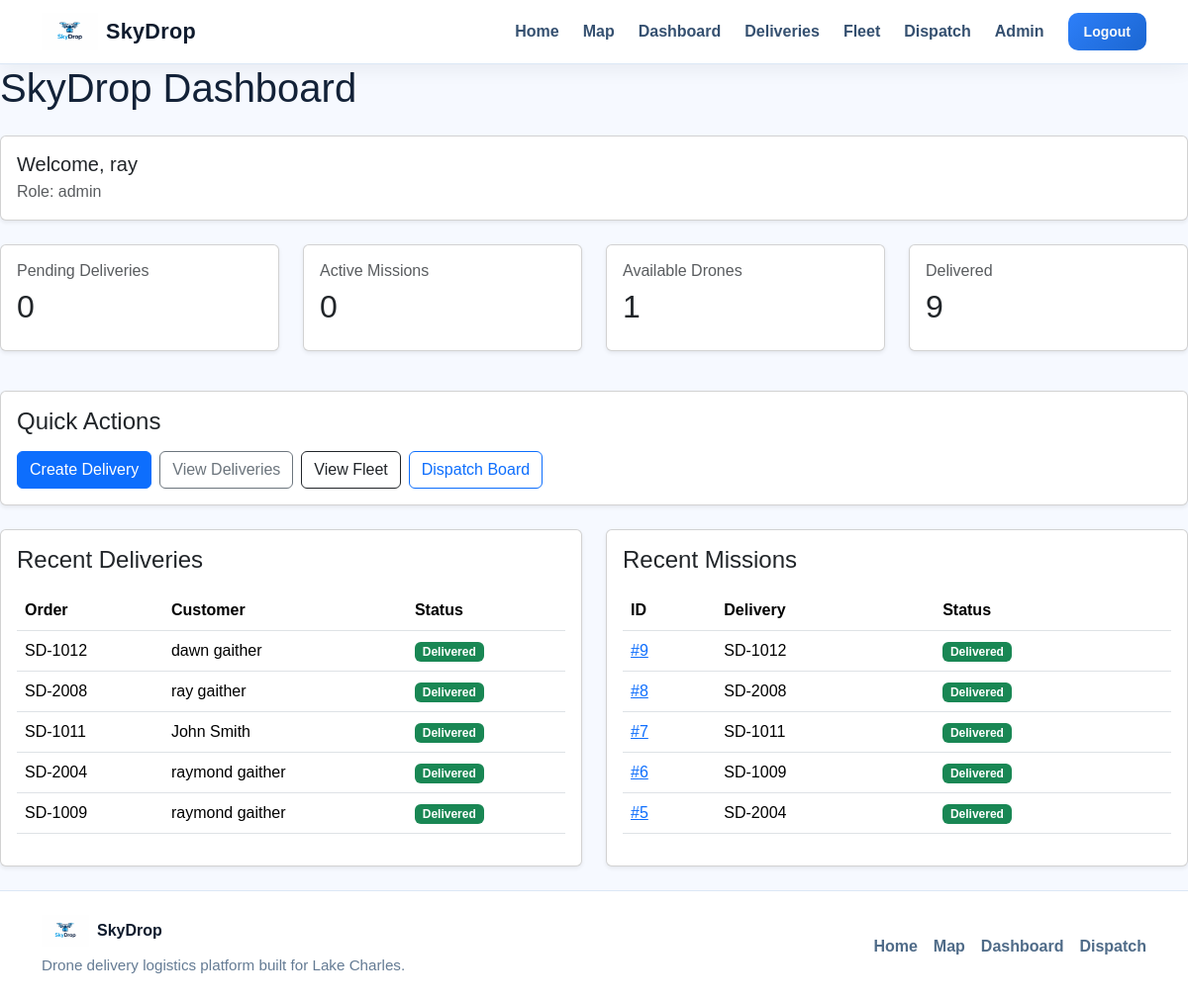
The page /dashboard/ (signed in) on the database its author committed.
### app/models/user.py (models this page shows, shortened)
class User(UserMixin, db.Model):
    __tablename__ = "users"
    id = db.Column(db.Integer, primary_key=True)
    name = db.Column(db.String(100), nullable=False)
    email = db.Column(db.String(120), unique=True, nullable=False)
    password_hash = db.Column(db.String(255), nullable=False)
    role = db.Column(db.String(50), default="business_staff", nullable=False)
    deliveries = db.relationship("Delivery", backref="created_by", lazy=True)
    @property
    def is_admin(self):
        return self.role == "admin"
    @property
    def is_staff(self):
        return self.role in ["admin", "business_staff"]

### app/models/delivery.py (models this page shows, shortened)
class Delivery(db.Model):
    __tablename__ = "deliveries"
    id = db.Column(db.Integer, primary_key=True)
    order_number = db.Column(db.String(50), unique=True, nullable=False, index=True)
    customer_name = db.Column(db.String(100), nullable=False)
    customer_address = db.Column(db.String(200), nullable=False)
    customer_phone = db.Column(db.String(30), nullable=False)
    package_weight = db.Column(db.Float, nullable=False)
    status = db.Column(db.String(50), default="pending", nullable=False, index=True)
    pickup_address = db.Column(db.String(200), nullable=True)
    pickup_lat = db.Column(db.Float, nullable=True)
    pickup_lng = db.Column(db.Float, nullable=True)
    destination_lat = db.Column(db.Float, nullable=True)
    destination_lng = db.Column(db.Float, nullable=True)
    priority = db.Column(db.String(20), default="standard", nullable=False)
    notes = db.Column(db.Text, nullable=True)
    created_at = db.Column(db.DateTime, default=datetime.utcnow, nullable=False)
    created_by_id = db.Column(db.Integer, db.ForeignKey("users.id"), nullable=False)
    mission = db.relationship(
        "Mission",
        back_populates="delivery",
        uselist=False,
        cascade="all, delete-orphan"
    )

### app/models/mission.py (models this page shows, shortened)
class Mission(db.Model):
    __tablename__ = "missions"
    id = db.Column(db.Integer, primary_key=True)
    delivery_id = db.Column(
        db.Integer,
        db.ForeignKey("deliveries.id"),
        nullable=False,
        unique=True,
    )
    drone_id = db.Column(db.Integer, db.ForeignKey("drones.id"), nullable=False)
    status = db.Column(db.String(50), default="assigned", nullable=False, index=True)
    assigned_at = db.Column(db.DateTime, default=datetime.utcnow, nullable=False)
    takeoff_time = db.Column(db.DateTime, nullable=True)
    delivered_time = db.Column(db.DateTime, nullable=True)
    return_time = db.Column(db.DateTime, nullable=True)
    dispatch_score = db.Column(db.Float, nullable=True)
    dispatch_notes = db.Column(db.String(255), nullable=True)
    route_data = db.Column(db.JSON, nullable=True)
    delivery = db.relationship("Delivery", back_populates="mission")
    drone = db.relationship("Drone", back_populates="missions")

### app/dashboard/routes.py (the view)
@dashboard_bp.route("/")
@role_required("admin", "business_staff")
def home():
    pending_deliveries_count = Delivery.query.filter_by(status="pending").count()
    active_missions_count = Mission.query.filter(
        Mission.status.in_(["assigned", "in_flight"])
    ).count()
    available_drones_count = Drone.query.filter_by(status="idle", is_active=True).count()
    delivered_count = Delivery.query.filter_by(status="delivered").count()
    recent_deliveries = Delivery.query.order_by(Delivery.created_at.desc()).limit(5).all()
    recent_missions = Mission.query.order_by(Mission.assigned_at.desc()).limit(5).all()
    return render_template(
        "dashboard/dashboard.html",
        user=current_user,
        pending_deliveries_count=pending_deliveries_count,
        active_missions_count=active_missions_count,
        available_drones_count=available_drones_count,
        delivered_count=delivered_count,
        recent_deliveries=recent_deliveries,
        recent_missions=recent_missions,
    )

### app/templates/dashboard/dashboard.html
{% extends "base.html" %}
{% block content %}
<h1 class="mb-4">SkyDrop Dashboard</h1>
<div class="card p-3 mb-4 shadow-sm">
    <h5 class="mb-1">Welcome, {{ user.name }}</h5>
    <p class="mb-0 text-muted">Role: {{ user.role }}</p>
</div>
<div class="row mb-4">
    <div class="col-md-3 mb-3">
        <div class="card p-3 shadow-sm">
            <h6 class="text-muted">Pending Deliveries</h6>
            <h2>{{ pending_deliveries_count }}</h2>
        </div>
    </div>
    <div class="col-md-3 mb-3">
        <div class="card p-3 shadow-sm">
            <h6 class="text-muted">Active Missions</h6>
            <h2>{{ active_missions_count }}</h2>
        </div>
    </div>
    <div class="col-md-3 mb-3">
        <div class="card p-3 shadow-sm">
            <h6 class="text-muted">Available Drones</h6>
            <h2>{{ available_drones_count }}</h2>
        </div>
    </div>
    <div class="col-md-3 mb-3">
        <div class="card p-3 shadow-sm">
            <h6 class="text-muted">Delivered</h6>
            <h2>{{ delivered_count }}</h2>
        </div>
    </div>
</div>
<div class="card p-3 mb-4 shadow-sm">
    <h4 class="mb-3">Quick Actions</h4>
    <div class="d-flex gap-2 flex-wrap">
        <a href="{{ url_for('deliveries.create_delivery') }}" class="btn btn-primary">Create Delivery</a>
        <a href="{{ url_for('deliveries.delivery_list') }}" class="btn btn-outline-secondary">View Deliveries</a>
        <a href="{{ url_for('fleet.fleet_list') }}" class="btn btn-outline-dark">View Fleet</a>
        <a href="{{ url_for('dispatch.dispatch_board') }}" class="btn btn-outline-primary">Dispatch Board</a>
    </div>
</div>
<div class="row">
    <div class="col-lg-6 mb-4">
        <div class="card p-3 shadow-sm h-100">
            <h4 class="mb-3">Recent Deliveries</h4>
            {% if recent_deliveries %}
                <div class="table-responsive">
                    <table class="table align-middle">
                        <thead>
                            <tr>
                                <th>Order</th>
                                <th>Customer</th>
                                <th>Status</th>
                            </tr>
                        </thead>
                        <tbody>
                            {% for delivery in recent_deliveries %}
                            <tr>
                                <td>{{ delivery.order_number }}</td>
                                <td>{{ delivery.customer_name }}</td>
                                <td>
                                    <span class="badge
                                        {% if delivery.status == 'pending' %}bg-secondary
                                        {% elif delivery.status == 'assigned' %}bg-primary
                                        {% elif delivery.status == 'in_flight' %}bg-warning text-dark
                                        {% elif delivery.status == 'delivered' %}bg-success
                                        {% else %}bg-dark
                                        {% endif %}">
                                        {{ delivery.status.replace('_', ' ').title() }}
                                    </span>
                                </td>
                            </tr>
                            {% endfor %}
                        </tbody>
                    </table>
                </div>
            {% else %}
                <p class="mb-0 text-muted">No deliveries yet.</p>
            {% endif %}
        </div>
    </div>
    <div class="col-lg-6 mb-4">
        <div class="card p-3 shadow-sm h-100">
            <h4 class="mb-3">Recent Missions</h4>
            {% if recent_missions %}
                <div class="table-responsive">
                    <table class="table align-middle">
                        <thead>
                            <tr>
                                <th>ID</th>
                                <th>Delivery</th>
                                <th>Status</th>
                            </tr>
                        </thead>
                        <tbody>
                            {% for mission in recent_missions %}
                            <tr>
                                <td>
                                    <a href="{{ url_for('dispatch.mission_detail', mission_id=mission.id) }}">
                                        #{{ mission.id }}
                                    </a>
                                </td>
                                <td>{{ mission.delivery.order_number }}</td>
                                <td>
                                    <span class="badge
                                        {% if mission.status == 'assigned' %}bg-primary
                                        {% elif mission.status == 'in_flight' %}bg-warning text-dark
                                        {% elif mission.status == 'delivered' %}bg-success
                                        {% else %}bg-dark
                                        {% endif %}">
                                        {{ mission.status.replace('_', ' ').title() }}
                                    </span>
                                </td>
                            </tr>
                            {% endfor %}
                        </tbody>
                    </table>
                </div>
            {% else %}
                <p class="mb-0 text-muted">No missions yet.</p>
            {% endif %}
        </div>
    </div>
</div>
{% endblock %}

### app/static/css/style.css (style rules this page uses)
body { background-color: #f6f9ff; color: #132238; font-family: Arial, Helvetica, sans-serif; }

### rows shown on the page
User: name "ray", role "admin"
Delivery: order_number "SD-1012", customer_name "dawn gaither", status.replace "Delivered"
Delivery: order_number "SD-2008", customer_name "ray gaither", status.replace "Delivered"
Delivery: order_number "SD-1011", customer_name "John Smith", status.replace "Delivered"
Delivery: order_number "SD-2004", customer_name "raymond gaither", status.replace "Delivered"
Delivery: order_number "SD-1009", customer_name "raymond gaither", status.replace "Delivered"
Mission: id "9", delivery.order_number "SD-1012", status.replace "Delivered"
Mission: id "8", delivery.order_number "SD-2008", status.replace "Delivered"
Mission: id "7", delivery.order_number "SD-1011", status.replace "Delivered"
Mission: id "6", delivery.order_number "SD-1009", status.replace "Delivered"
Mission: id "5", delivery.order_number "SD-2004", status.replace "Delivered"

### other values the page prints
{{ pending_deliveries_count }} "0"
{{ active_missions_count }} "0"
{{ available_drones_count }} "1"
{{ delivered_count }} "9"
